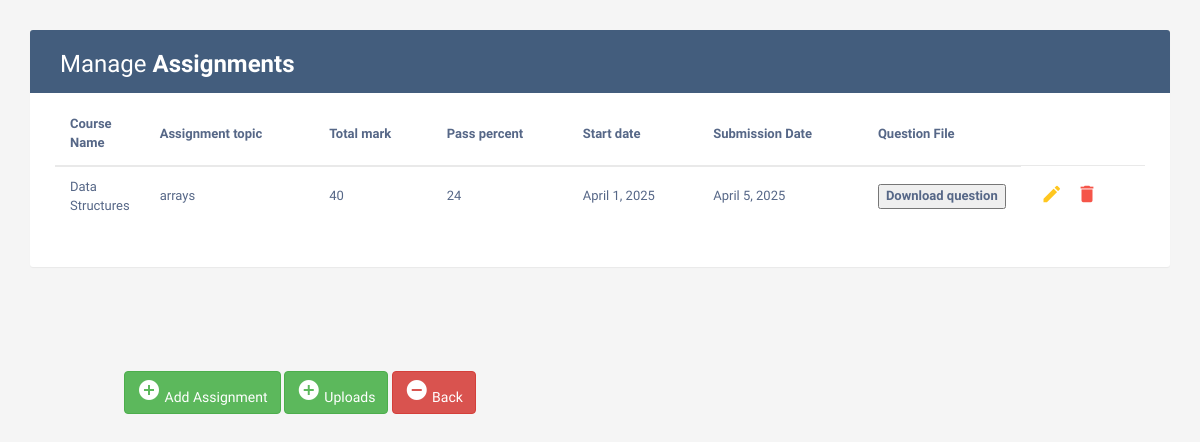
Screenshot of /assignment (signed in) with the database file from the repository.
### learn/models.py (models this page shows, shortened)
class Assignment(models.Model):
    assignment_topic = models.CharField(max_length=200, null=True)
    assignment_upload = models.FileField(null=True)
    total_marks = models.CharField(max_length=200, null=True)
    pass_percent = models.CharField(max_length=200, null=True)
    start_date = models.DateField(null=True)
    submission_date = models.DateField(null=True)
    teacher_reg = models.ForeignKey(Registration, on_delete=models.SET_NULL, null=True, related_name='assignment_tea_reg')
    assign_course = models.ForeignKey(Course, on_delete=models.CASCADE, null=True,related_name='assignment_to_course')

class Course(models.Model):
    Course_title = models.CharField(max_length=200, null=True)
    Course_brief = models.TextField(null=True)
    Course_duration = models.IntegerField(null=True)
    Course_fee = models.FloatField(null=True)
    Language = models.CharField(max_length=200, null=True)
    cou_cat = models.ForeignKey(Category, on_delete=models.CASCADE, null=True,related_name = 'Course_to_category')
    cou_reg = models.ForeignKey(Registration, on_delete=models.SET_NULL, null=True, related_name = 'Course_to_registration')

### learn/views.py (the view)
# urls.py: path('assignment', learn.views.assignment, name='assignment'),
def assignment(request):
    kk = Registration.objects.get(id=request.session['logg'])
    mbm = Assignment.objects.filter(teacher_reg = kk)
    return render(request,'assignment.html',{'mbm':mbm})

### Templates/assignment.html (shortened to what this page needs)
<!DOCTYPE html>
<html lang="en">
<head>
<link rel="stylesheet" href="https://maxcdn.bootstrapcdn.com/font-awesome/4.7.0/css/font-awesome.min.css">
<link rel="stylesheet" href="https://maxcdn.bootstrapcdn.com/bootstrap/3.3.7/css/bootstrap.min.css">
  <body>
    <div class="container">
        <div class="table-wrapper">
            <div class="table-title">
                {% if mbm %}
                <div class="row">
                    <div class="col-sm-6">
                   <h2>Manage <b>Assignments</b></h2>
                </div>
                </div>
            </div>
            <table class="table table-striped table-hover">
                <thead>
                    <tr>
                        <th>
                            Course Name
                        </th>
                    <th>
                           Assignment topic
                        </th>
                        <th>
                           Total mark
                        </th>
                         <th>
                           Pass percent
                        </th>
                        <th>
                            Start date
                        </th>
                         <th>
                             Submission Date
                         </th>
                        <th>
                           Question File
                        </th>
                      </tr>
                    </thead>
                <tbody>
                    <tr>
                   {% for k in mbm %}
                      <tr>
                        <td>
                            {{k.assign_course.Course_title}}
                        </td>
                        <td>
                             {{k.assignment_topic}}
                        </td>
                          <td>
                              {{k.total_marks}}
                          </td>
                         <td>
                              {{k.pass_percent}}
                          </td>
                          <td>
                              {{k.start_date}}
                          </td>
                          <td>
                              {{k.submission_date}}
                          </td>
                        <td>
                            {% if k.assignment_upload %}
                            <a href="{{k.assignment_upload.url}}" download="">
                                <input type="button" id="btn" value="Download question"/>
                            </a>
                            {% else %}
                                No file
                            {% endif %}
                        </td>
                        <td>
                           <a href="{% url 'edit_assignment' k.id %}" class="edit" data-toggle="modal"><i class="material-icons" data-toggle="tooltip" title="Edit">&#xE254;</i></a>
                            <a href="{% url 'delete_assignment' k.id %}" class="delete" data-toggle="modal"><i class="material-icons" data-toggle="tooltip" title="Delete">&#xE872;</i></a>
                        </td>
                      </tr>
                    {% endfor %}
                    </tbody>
                  </table>
               </div>
            </div>
         {% else %}
         <h1 align="center" style="color:white">No Assignment added</h1>
         {% endif %}
    <br><br>
    <div class="col-sm-6" align="center"><br><br>
                   <a href="{% url 'add_assignment' %}" class="btn btn-success" data-toggle="modal"> <i class="material-icons">&#xE147;</i> <span>Add Assignment</span> </a>
                        <a href="{% url 'upload_assi_tea' %}" class="btn btn-success" data-toggle="modal"> <i class="material-icons">&#xE147;</i> <span>Uploads</span> </a>
                   <a href="{% url 'teacher_home' %}" class="btn btn-danger" data-toggle="modal"> <i class="material-icons">&#xE15C;</i> <span>Back</span> </a>
                </div>
</body>
</html>

### Templates/assignment.html (style rules this page uses)
body { color: #566787; background: #f5f5f5; font-family: 'Varela Round', sans-serif; font-size: 13px; }
.table-wrapper { background: #fff; padding: 20px 25px; margin: 30px 0; border-radius: 3px; box-shadow: 0 1px 1px rgba(0,0,0,.05); }
.table-title { padding-bottom: 15px; background: #435d7d; color: #fff; padding: 16px 30px; margin: -20px -25px 10px; border-radius: 3px 3px 0 0; }
.table-title h2 { margin: 5px 0 0; font-size: 24px; }
table.table tr th, table.table tr td { border-color: #e9e9e9; padding: 12px 15px; vertical-align: middle; }
table.table tr th:first-child { width: 60px; }
table.table tr th:last-child { width: 100px; }
table.table-striped tbody tr:nth-of-type(odd) { background-color: #fcfcfc; }
table.table td:last-child i { opacity: 0.9; font-size: 22px; margin: 0 5px; }
table.table td a { font-weight: bold; color: #566787; display: inline-block; text-decoration: none; outline: none !important; }
table.table td a.edit { color: #FFC107; }
table.table td a.delete { color: #F44336; }
table.table td i { font-size: 19px; }

### rows the page displays
Assignment: assign_course.Course_title "Data Structures", assignment_topic "arrays", total_marks "40", pass_percent "24", start_date "April 1, 2025", submission_date "April 5, 2025"
